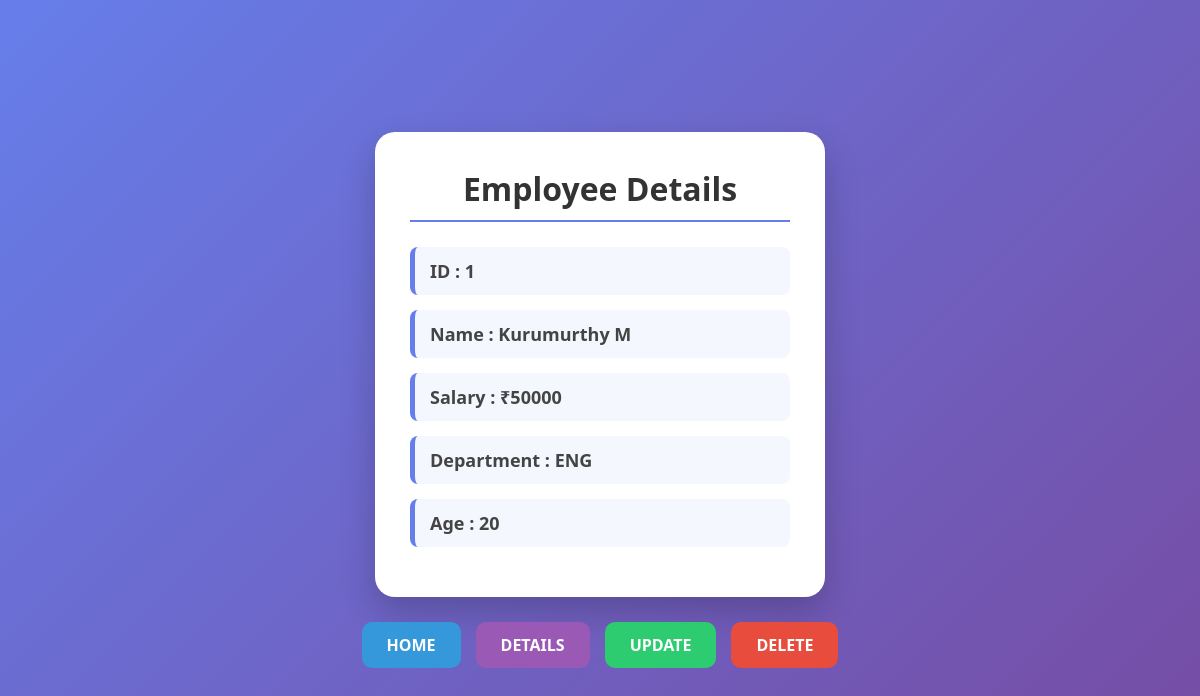
The page /day11/single/1 on the database its author committed.
### day11/models.py (models this page shows)
class Employee(models.Model):
    name=models.CharField(max_length=50)
    dept=models.CharField(max_length=50)
    age=models.IntegerField()
    salary=models.IntegerField()

### day11/views.py (the view)
# urls.py: path("single/<int:id>",views.Single,name="single"),
def Single(request,id):
    emp=Employee.objects.get(id=id)
    return render(request,"single.html",{"emp":emp})

### day11/templates/single.html (shortened to what this page needs)
<!DOCTYPE html>
<html lang="en">
<head>
</head>
<body>
    <div class="singlewrapper">
    <h1>Employee Details</h1>
    <h2>ID : {{emp.id}}</h2>
    <h2>Name : {{emp.name}}</h2>
    <h2>Salary : ₹{{emp.salary}}</h2>
    <h2>Department : {{emp.dept}}</h2>
    <h2>Age : {{emp.age}}</h2>
</div>
<div class="btn-group">
    <a href="{% url 'home' %}" class="btn home">HOME</a>
    <a href="{% url 'details' %}" class="btn details">
        DETAILS
    </a>
    <a href="{% url 'update' emp.id %}" class="btn update">
        UPDATE
    </a>
    <a href="{% url 'delete' emp.id %}" class="btn delete">
        DELETE
    </a>
</div>
</body>
</html>

### day11/templates/single.html (style rules this page uses)
* { margin:0; padding:0; box-sizing:border-box; font-family:'Segoe UI', Tahoma, Geneva, Verdana, sans-serif; }
body { min-height:100vh; display:flex; justify-content:center; align-items:center; flex-direction:column; background:linear-gradient(135deg,#667eea,#764ba2); padding:20px; }
.singlewrapper { width:450px; background:white; padding:35px; border-radius:20px; box-shadow:0 15px 35px rgba(0,0,0,0.2); }
.singlewrapper h1 { text-align:center; margin-bottom:25px; color:#333; border-bottom:2px solid #667eea; padding-bottom:10px; }
.singlewrapper h2 { margin:15px 0; padding:12px 15px; background:#f5f7ff; border-left:5px solid #667eea; border-radius:8px; color:#444; font-size:18px; transition:.3s; }
.btn-group { margin-top:25px; display:flex; gap:15px; flex-wrap:wrap; justify-content:center; }
.btn { text-decoration:none; padding:12px 25px; border-radius:10px; color:white; font-weight:600; transition:.3s; }
.home { background:#3498db; }
.details { background:#9b59b6; }
.update { background:#2ecc71; }
.delete { background:#e74c3c; }

### rows shown on the page
Employee: id "1", name "Kurumurthy M", salary "50000", dept "ENG", age "20"
